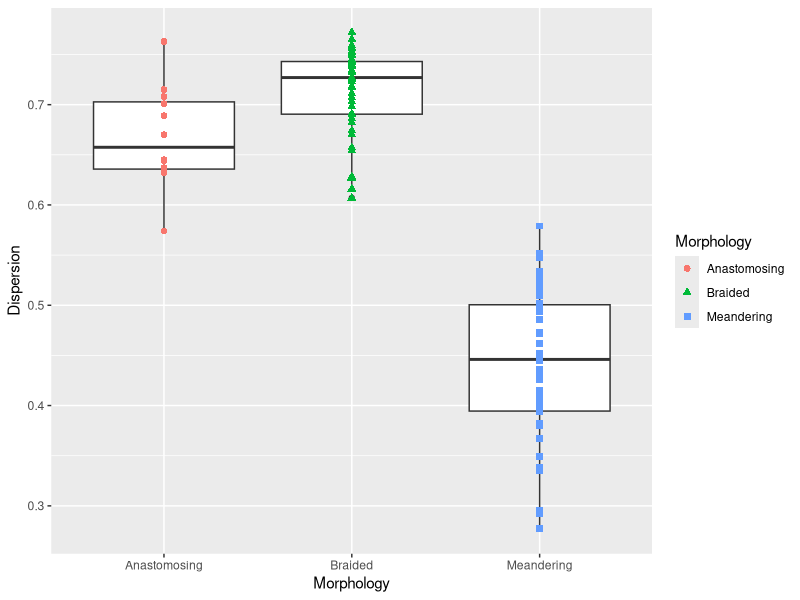

Generate this figure with R:
# Modern Dispersion Box Plot Plotting 

# Anthony Semeraro
# 27 Jan 2022

# Reads in csv containing river names, dispersion values, known morphology, and river type 
# and plots the values on a box plot distinguishing the morphologies. 

rm(list = ls())

library(ggplot2)
library(reshape2)

# For only Braided and Meandering Data
# Morphology.df <- read.csv("Modern_250_MCTA.csv", stringsAsFactors = TRUE)

# For 3 morphologies with Braided TA
Morphology.df <- read.csv("Anast3_Meand_Boxplot.csv", stringsAsFactors = TRUE)

# For 3 Morphologies with Meandering TA
# Morphology.df <- read.csv("Modern_250_MCTA_Meand_Anastamosing.csv", stringsAsFactors = TRUE)


str(Morphology.df)

head(Morphology.df)

Morphology.red.df <- Morphology.df[,c(1:3)]
str(Morphology.red.df)

head(Morphology.red.df)


# If you want from 0-1, add + ylim(0,1) to the end of the next section
p1 <- ggplot(Morphology.red.df,aes(Morphology,Dispersion))+geom_boxplot()+ 
  geom_point(aes(color = Morphology, shape = Morphology), size = 2) +
  labs(x = "Morphology", y = "Dispersion")

p1
